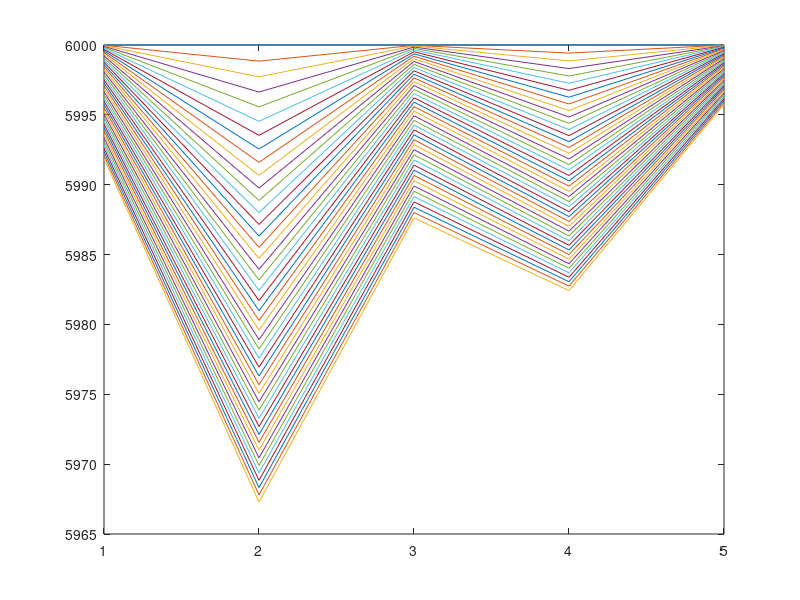

Recreate this plot in MATLAB.
%Amir Mohyeddini

%comment
    
%noflow|_____|noflow

    %deltax
    %zarib
    %if i==1 left*pi
    %if i==N right*pi
%%%%%%%%%%%%%%%%%%%%%%%%%%%%%%%%%%%%%%%%%%%%%%%%%%%%%%%%%%%%%%%%%%%%%%%%%%

clc;
clear;
close all;

N=5;
phi=0.18;

deltax=zeros(1,N);
for i=1:N
   deltax(1,i)=1000; 
end
deltay=1000;
deltaz=75;
% permx=15;
permx=zeros(1,N);
for i=1:N
   permx(1,i)=15; 
    
end
% Bo=1;
co=3.5e-6;
Bo=@(p) 1;%1/(1+co*(p-4200));
muob=3.5;
pb=2635;
mu=@(p) 10;%muob*(p/pb)^(2.6*(p^1.187)*exp(-11.513+(-8.98e-5*p)));

zarib=zeros(N,N);%zarib
sabet=zeros(N,1);%sabet
deltat=1;
time=45;
nt=time/deltat;
pressure=zeros(nt,N);
pressure(1,:)=6000;
betac=1.127e-3;
alphac=5.615;
Ax=deltay*deltaz;
vb=Ax.*deltax;
pl=6000;
pr=6000;

qsc=zeros(1,N);%q
qsc(4)=-5;
qsc(2)=-10;

for n=2:nt
   for i=1:N
       if i==1
           
        right=(betac*Ax*(deltax(1,i)+deltax(1,i+1))/(deltax(1,i)/permx(1,i)+deltax(1,i+1)/permx(1,i+1)))/(mu(1/2*(pressure(n-1,i)+pressure(n-1,i+1)))*Bo(1/2*(pressure(n-1,i)+pressure(n-1,i+1)))*(1/2*(deltax(1,i)+deltax(1,i+1))));
         left=(betac*Ax*(deltax(1,i)+deltax(1,i))/(deltax(1,i)/permx(1,i)+deltax(1,i)/permx(1,i)))/(mu(1/2*(pressure(n-1,i)+pressure(n-1,i)))*Bo(1/2*(pressure(n-1,i)+pressure(n-1,i)))*(1/2*(deltax(1,i)+deltax(1,i))));
         self=-2*(betac*Ax*permx(1,i))/(mu(pressure(n-1,i))*Bo(pressure(n-1,i))*(deltax(1,i)))-(vb(1,i)*phi*co)/(alphac*Bo(pressure(n-1,i))*deltat); 
         zarib(i,i+1)=right;
           zarib(i,i)=self;
%            zarib(i,i-1)=left;
           sabet(i,1)=-qsc(i)-(vb(1,i)*phi*co)/(alphac*Bo(pressure(n-1,i))*deltat)*pressure(n-1,i)-pl*left;           
           
       elseif i==N
        right=(betac*Ax*(deltax(1,i)+deltax(1,i))/(deltax(1,i)/permx(1,i)+deltax(1,i)/permx(1,i)))/(mu(1/2*(pressure(n-1,i)+pressure(n-1,i)))*Bo(1/2*(pressure(n-1,i)+pressure(n-1,i)))*(1/2*(deltax(1,i)+deltax(1,i))));
         left=(betac*Ax*(deltax(1,i)+deltax(1,i-1))/(deltax(1,i)/permx(1,i)+deltax(1,i-1)/permx(1,i-1)))/(mu(1/2*(pressure(n-1,i)+pressure(n-1,i-1)))*Bo(1/2*(pressure(n-1,i)+pressure(n-1,i-1)))*(1/2*(deltax(1,i)+deltax(1,i-1))));
         self=-2*(betac*Ax*permx(1,i))/(mu(pressure(n-1,i))*Bo(pressure(n-1,i))*(deltax(1,i)))-(vb(1,i)*phi*co)/(alphac*Bo(pressure(n-1,i))*deltat); 
%          zarib(i,i+1)=right;
           zarib(i,i)=self;
           zarib(i,i-1)=left;
           sabet(i,1)=-qsc(i)-(vb(1,i)*phi*co)/(alphac*Bo(pressure(n-1,i))*deltat)*pressure(n-1,i)-pr*right;           
       else
         right=(betac*Ax*(deltax(1,i)+deltax(1,i+1))/(deltax(1,i)/permx(1,i)+deltax(1,i+1)/permx(1,i+1)))/(mu(1/2*(pressure(n-1,i)+pressure(n-1,i+1)))*Bo(1/2*(pressure(n-1,i)+pressure(n-1,i+1)))*(1/2*(deltax(1,i)+deltax(1,i+1))));
         left=(betac*Ax*(deltax(1,i)+deltax(1,i-1))/(deltax(1,i)/permx(1,i)+deltax(1,i-1)/permx(1,i-1)))/(mu(1/2*(pressure(n-1,i)+pressure(n-1,i-1)))*Bo(1/2*(pressure(n-1,i)+pressure(n-1,i-1)))*(1/2*(deltax(1,i)+deltax(1,i-1))));
         self=-2*(betac*Ax*permx(1,i))/(mu(pressure(n-1,i))*Bo(pressure(n-1,i))*(deltax(1,i)))-(vb(1,i)*phi*co)/(alphac*Bo(pressure(n-1,i))*deltat); 
         zarib(i,i+1)=right;
           zarib(i,i)=self;
           zarib(i,i-1)=left;
           sabet(i,1)=-qsc(i)-(vb(1,i)*phi*co)/(alphac*Bo(pressure(n-1,i))*deltat)*pressure(n-1,i);           
       end
       
      
   end
   %x=zarayeb^-1*sabet;
x=linsolve(zarib,sabet);
pressure(n,:)=x';

    
    
end

% for n=2:nt
%     (pressure(n,50))-(pressure(n-1,50));  %#ok
% end

for n=1:nt
   plot(pressure(n,:))
   hold on
end


% figure
% plot(pressure(:,50));

